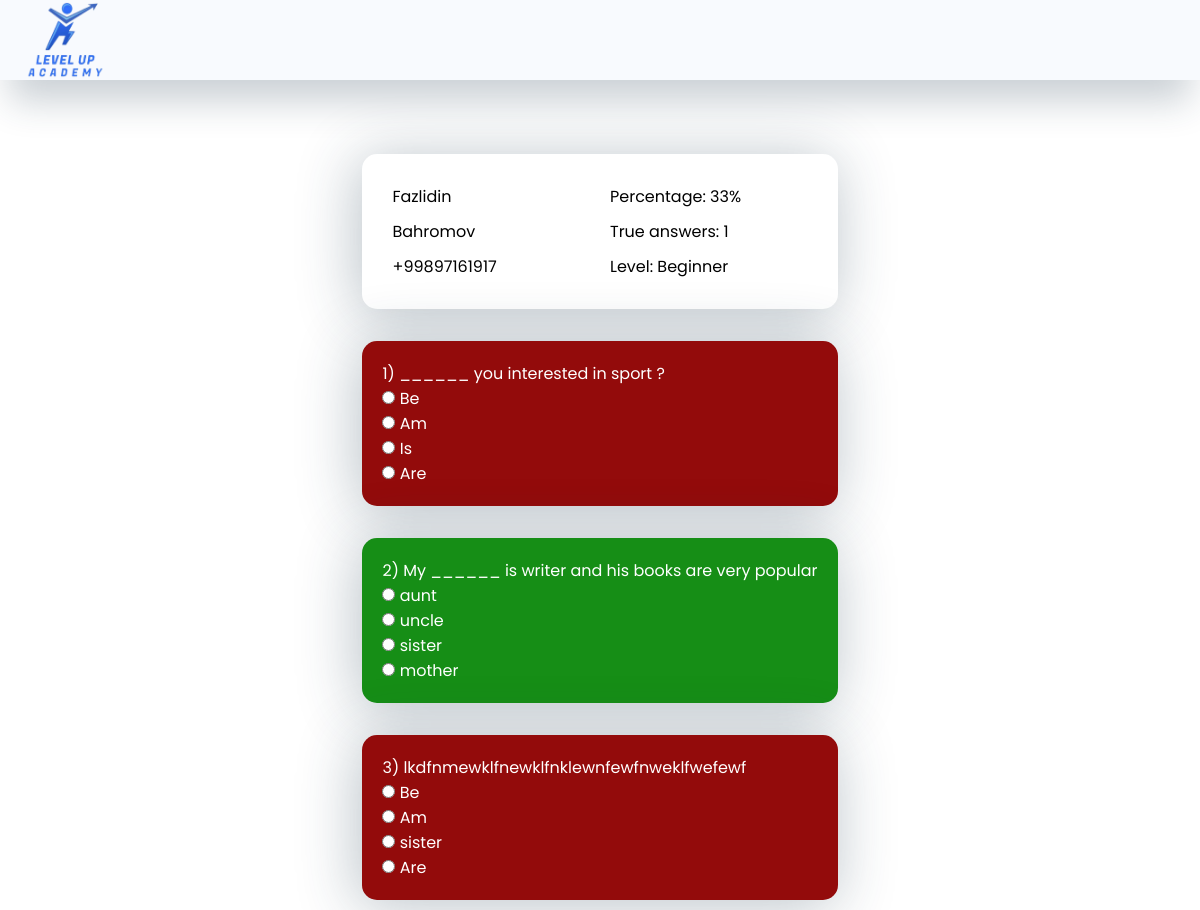
Screenshot of /check/1 with the database file from the repository.
### main/models.py (models this page shows, shortened)
class CheckTest(models.Model):
    first_name = models.CharField(max_length=50)
    test = models.ForeignKey(Test, on_delete=models.CASCADE)
    last_name = models.CharField(max_length=50)
    phone_number = models.CharField(max_length=20)
    found_question = models.PositiveBigIntegerField(default=0)
    user_passed = models.BooleanField(default=False)
    percentage = models.PositiveBigIntegerField(default=0)
    level = models.CharField(max_length=25, default='beginner')
    created_at = models.DateTimeField(auto_now_add=True)

class CheckQuestion(models.Model):
    check_test = models.ForeignKey(CheckTest, on_delete=models.CASCADE)
    question = models.ForeignKey(Question, on_delete=models.CASCADE)
    given_answer = models.CharField(max_length=1)
    true_answer = models.CharField(max_length=1)
    is_true = models.BooleanField(default=False)

class Question(models.Model):
    test = models.ForeignKey(Test, on_delete=models.CASCADE)
    question = models.TextField()
    TEST_CHOICES = (
        ('a', "a"),
        ('b', "b"),
        ('c', "c"),
        ('d', "d")
    )
    a = models.CharField(max_length=600)
    b = models.CharField(max_length=600)
    c = models.CharField(max_length=600)
    d = models.CharField(max_length=600)
    true_answer = models.CharField(max_length=1, help_text="E.x: a", choices=TEST_CHOICES)
    def __str__(self):
        return self.question

### main/views.py (the view, shortened to what this page needs)
# urls.py: path('check/<int:check_test_id>', CheckTestView.as_view(), name='check'),
class CheckTestView(View):
    def get(self, request, check_test_id):
        check_test = get_object_or_404(CheckTest, id=check_test_id)
        check_questions = CheckQuestion.objects.filter(check_test=check_test)
        print(check_test.test)
        level = ''
        if check_test.test.title == 'english':
            if check_test.found_question >= 40:
                level = 'Intermediate'
            elif check_test.found_question >= 30:
                level = 'Pri-Intermediate'
            elif check_test.found_question >= 20:
                level = 'Elementary'
            elif check_test.found_question < 20:
                level = 'Beginner'
        context = {
            'check_test': check_test,
            'check_questions': check_questions,
            'level': level
        }
        return render(request, 'check_test.html', context)

### main/models.py (called while the page is built)
    def __str__(self):
        return self.title

### templates/check_test.html (shortened to what this page needs)
{% load static %}
<!DOCTYPE html>
<html lang="en">
<head>
    <link rel="stylesheet" href="{% static 'css/test.css' %}">
</head>
<body>
    <div class="navbar-test">
        <img  class="logo-test" src="{% static 'images/logo.png' %}" >
    </div>
    <div class="test-cotainer">
      <div class="test-block">
            <div class="t-form" >
               <div class="q-check">
                    <div class="part1">
                        <div class="inp-data">
                            {{ check_test.first_name }}
                        </div>
                        <div class="inp-data">
                            {{ check_test.last_name }}
                        </div>
                        <div class="inp-data">
                            {{ check_test.phone_number  }}
                        </div>
                    </div>
                    <div class="part1">
                        <div class="inp-data">
                            Percentage: {{ check_test.percentage }}%
                        </div>
                        <div class="inp-data">
                            True answers: {{ check_test.found_question }}
                        </div>
                        <div class="inp-data">
                            Level: {{ level }}
                        </div>
                    </div>
                </div>
                {% for check_question in check_questions %}
                {% if check_question.is_true == True %}
                <div class="q-true">
                    <div class="q-block">
                        <div class="q-text">{{ forloop.counter }}) {{ check_question.question }}</div>
                        <div class="a-block">
                           <div class="a-row">
                            <input readonly type="radio" value="a"  name="a" id="{{ check_question.id}}-a" >
                            <label for="{{ check_question.id}}-a">{{ check_question.question.a }}</label>
                           </div>
                           <div class="a-row">
                           <input readonly type="radio" value="b"  name="a" id="{{ check_question.id}}-b" >
                            <label for="{{ check_question.id}}-b">{{ check_question.question.b }}</label>
                           </div>
                           <div class="a-row">
                           <input readonly type="radio" value="c"  name="c" id="{{ check_question.id}}-c" >
                            <label for="{{ check_question.id}}-c">{{ check_question.question.c }}</label>
                           </div>
                           <div class="a-row">
                            <input readonly type="radio" value="d"  name="d" id="{{ check_question.id}}-d" >
                            <label for="{{ check_question.id}}-d">{{ check_question.question.d }}</label>
                           </div>
                        </div>
                    </div>
                </div>
                {% else %}
                  <div class="q-false">
                    <div class="q-block">
                        <div class="q-text">{{ forloop.counter }}) {{ check_question.question }}</div>
                        <div class="a-block">
                           <div class="a-row">
                            <input readonly type="radio" value="a"  name="a" id="{{ check_question.id}}--a" >
                            <label for="{{ check_question.id}}-a">{{ check_question.question.a }}</label>
                           </div>
                           <div class="a-row">
                           <input readonly type="radio" value="b"  name="a" id="{{ check_question.id}}--b" >
                            <label for="{{ check_question.id}}--b">{{ check_question.question.b }}</label>
                           </div>
                           <div class="a-row">
                           <input readonly type="radio" value="c"  name="c" id="{{ check_question.id}}--c" >
                            <label for="{{ check_question.id}}--c">{{ check_question.question.c }}</label>
                           </div>
                            <div class="a-row">
                            <input readonly type="radio" value="d"  name="d" id="{{ check_question.id}}--d" >
                            <label for="{{ check_question.id}}--d">{{ check_question.question.d }}</label>
                           </div>
                        </div>
                    </div>
                </div>
                {% endif %}
                {% endfor %}
            </div>
      </div>
       </div>
</body>
</html>

### static/css/test.css (style rules this page uses)
* { padding: 0; margin: 0; box-sizing: border-box; }
.navbar-test { height: 10vh; width: 100%; text-align: center; backdrop-filter: blur(15px); background-color: rgba(244,247,253,.6); display: flex; justify-content: start; align-items: center; font-size: 25px; box-shadow: 0px 31px 37px -10px rgba(34, 60, 80, 0.24); font-family: 'Poppins', sans-serif; padding-left: 25px; font-family: 'Poppins', sans-serif; }
.logo-test { width: 80px; height: 80px; }
.t-form { margin-top: 2rem; padding: 10px; }
.q-check { box-shadow: -4px 5px 60px 1px rgba(34, 60, 80, 0.31); padding: 20px; border-radius: 15px; margin-top: 2rem; display: grid; grid-template-columns: 1fr 1fr; font-family: 'Poppins', sans-serif; }
.q-false { box-shadow: -4px 5px 60px 1px rgba(34, 60, 80, 0.31); padding: 20px; background-color: rgb(147, 11, 11); color: white; font-family: 'Poppins', sans-serif; border-radius: 15px; margin-top: 2rem; }
.q-true { box-shadow: -4px 5px 60px 1px rgba(34, 60, 80, 0.31); padding: 20px; background-color: rgb(22, 142, 22); color: white; font-family: 'Poppins', sans-serif; border-radius: 15px; margin-top: 2rem; }
.inp-data { font-family: 'Poppins', sans-serif; margin: 10px; }
.test-block { display: flex; justify-content: center; align-items: center; font-family: 'Poppins', sans-serif; }

### rows the page displays
CheckTest: first_name "Fazlidin", last_name "Bahromov", phone_number "+99897161917", percentage "33", found_question "1", level "Beginner"
CheckQuestion: question "______ you interested in sport ?", question.a "Be", question.b "Am", question.c "Is", question.d "Are"
CheckQuestion: question "My ______ is writer and his books are very popular", question.a "aunt", question.b "uncle", question.c "sister", question.d "mother"
CheckQuestion: question "lkdfnmewklfnewklfnklewnfewfnweklfwefewf", question.a "Be", question.b "Am", question.c "sister", question.d "Are"
